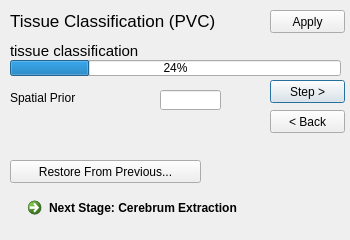
<?xml version="1.0" encoding="UTF-8"?>
<ui version="4.0">
 <class>TissueClassificationDialog</class>
 <widget class="QDialog" name="TissueClassificationDialog">
  <property name="geometry">
   <rect>
    <x>0</x>
    <y>0</y>
    <width>350</width>
    <height>240</height>
   </rect>
  </property>
  <property name="windowTitle">
   <string>Tissue Classification</string>
  </property>
  <widget class="QPushButton" name="runStepButton">
   <property name="geometry">
    <rect>
     <x>270</x>
     <y>80</y>
     <width>75</width>
     <height>23</height>
    </rect>
   </property>
   <property name="text">
    <string>Step &gt;</string>
   </property>
   <property name="default">
    <bool>true</bool>
   </property>
  </widget>
  <widget class="QPushButton" name="applyButton">
   <property name="geometry">
    <rect>
     <x>270</x>
     <y>10</y>
     <width>75</width>
     <height>23</height>
    </rect>
   </property>
   <property name="text">
    <string>Apply</string>
   </property>
  </widget>
  <widget class="QLineEdit" name="spatialPriorWeightingEditBox">
   <property name="geometry">
    <rect>
     <x>160</x>
     <y>90</y>
     <width>61</width>
     <height>20</height>
    </rect>
   </property>
  </widget>
  <widget class="QProgressBar" name="progressBar">
   <property name="geometry">
    <rect>
     <x>10</x>
     <y>60</y>
     <width>331</width>
     <height>16</height>
    </rect>
   </property>
   <property name="value">
    <number>24</number>
   </property>
  </widget>
  <widget class="QLabel" name="label">
   <property name="geometry">
    <rect>
     <x>10</x>
     <y>90</y>
     <width>141</width>
     <height>16</height>
    </rect>
   </property>
   <property name="text">
    <string>Spatial Prior</string>
   </property>
  </widget>
  <widget class="QPushButton" name="previousStepButton">
   <property name="geometry">
    <rect>
     <x>270</x>
     <y>110</y>
     <width>75</width>
     <height>23</height>
    </rect>
   </property>
   <property name="text">
    <string>&lt; Back</string>
   </property>
  </widget>
  <widget class="QLabel" name="label_5">
   <property name="geometry">
    <rect>
     <x>10</x>
     <y>10</y>
     <width>211</width>
     <height>21</height>
    </rect>
   </property>
   <property name="font">
    <font>
     <pointsize>13</pointsize>
    </font>
   </property>
   <property name="text">
    <string>Tissue Classification (PVC)</string>
   </property>
  </widget>
  <widget class="QLabel" name="stepNameText">
   <property name="geometry">
    <rect>
     <x>10</x>
     <y>40</y>
     <width>291</width>
     <height>21</height>
    </rect>
   </property>
   <property name="font">
    <font>
     <pointsize>11</pointsize>
    </font>
   </property>
   <property name="text">
    <string>tissue classification</string>
   </property>
  </widget>
  <widget class="QCommandLinkButton" name="nextTool">
   <property name="geometry">
    <rect>
     <x>20</x>
     <y>190</y>
     <width>321</width>
     <height>41</height>
    </rect>
   </property>
   <property name="text">
    <string>Next Stage: Cerebrum Extraction</string>
   </property>
  </widget>
  <widget class="QLabel" name="autosaveLabel">
   <property name="geometry">
    <rect>
     <x>10</x>
     <y>160</y>
     <width>331</width>
     <height>31</height>
    </rect>
   </property>
   <property name="text">
    <string/>
   </property>
   <property name="alignment">
    <set>Qt::AlignLeading|Qt::AlignLeft|Qt::AlignTop</set>
   </property>
  </widget>
  <widget class="QPushButton" name="restoreFromPreviousSessionButton">
   <property name="geometry">
    <rect>
     <x>10</x>
     <y>160</y>
     <width>191</width>
     <height>23</height>
    </rect>
   </property>
   <property name="text">
    <string>Restore From Previous...</string>
   </property>
  </widget>
 </widget>
 <resources/>
 <connections/>
</ui>
